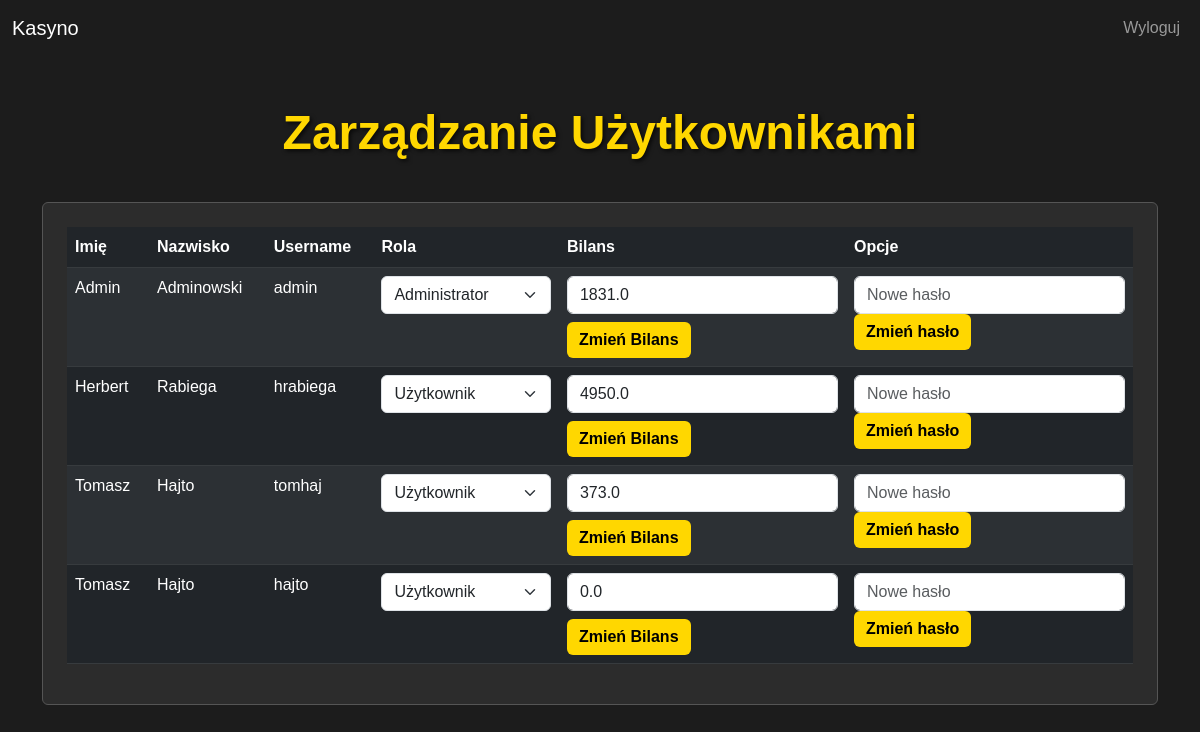
The app's page /admin_users, older data.
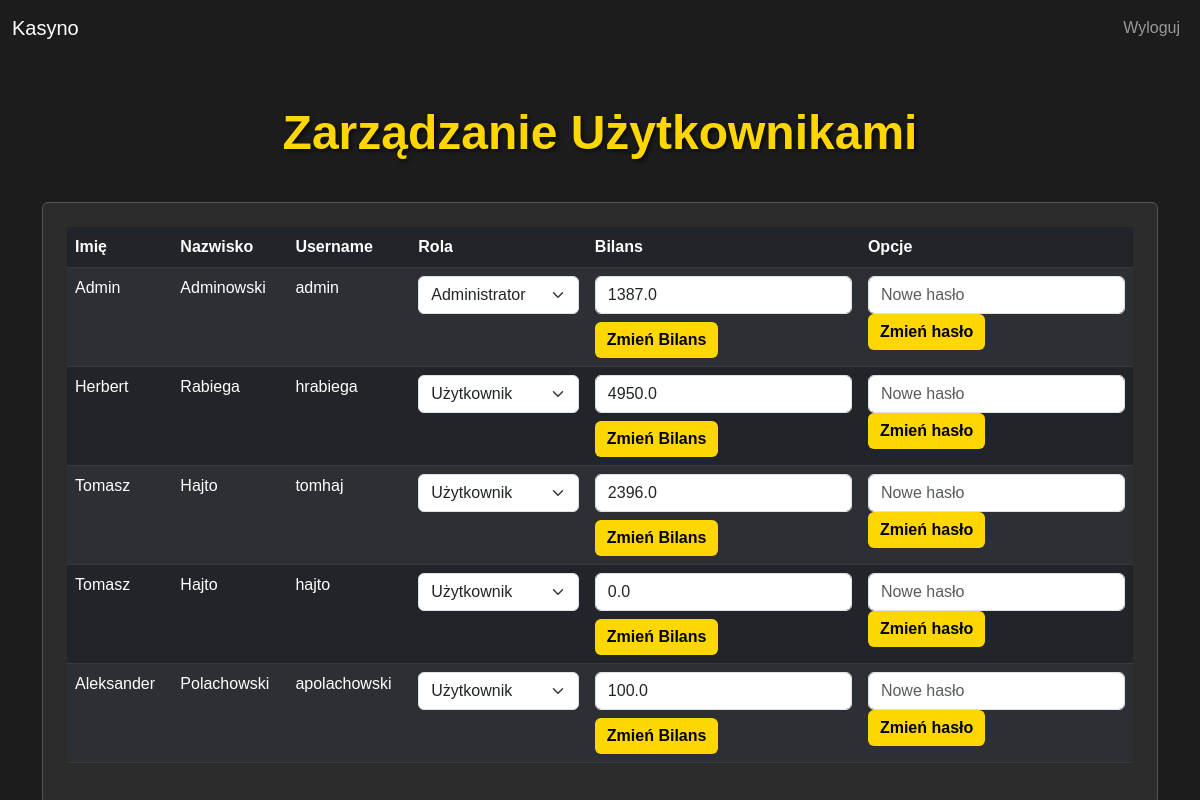
The same page, newer data.
### main.py (models this page shows)
class User(db.Model):
    id = db.Column(db.Integer, primary_key=True)
    first_name = db.Column(db.String(100), nullable=False)
    last_name = db.Column(db.String(100), nullable=False)
    username = db.Column(db.String(50), unique=True, nullable=False)
    password = db.Column(db.String(50), nullable=False)
    balance = db.Column(db.Float, default=0.0)
    birth_date = db.Column(db.Date, nullable=False)
    role = db.Column(db.String(10), default='user')  # user or admin

### main.py (the view)
@app.route('/admin_users')
def admin_users():
    users = User.query.all()
    return render_template('admin_users.html', users=users)

### main.py (called while the page is built, shortened)
@app.before_request
def setup_database():
    db.create_all()

### templates/admin_users.html (shortened to what this page needs)
<!DOCTYPE html>
<html lang="en">
<head>
    <link href="https://cdn.jsdelivr.net/npm/bootstrap@5.3.0-alpha1/dist/css/bootstrap.min.css" rel="stylesheet">
</head>
<body>
    <nav class="navbar navbar-expand-lg navbar-dark">
        <div class="container-fluid">
            <a class="navbar-brand" href="/casino">Kasyno</a>
            <ul class="navbar-nav ms-auto">
                <li class="nav-item">
                    <a class="nav-link" href="/logout">Wyloguj</a>
                </li>
            </ul>
        </div>
    </nav>
    <div class="container mt-5">
        <h1 class="text-center">Zarządzanie Użytkownikami</h1>
        <div class="card p-4">
            <table class="table table-dark table-striped">
                <thead>
                    <tr>
                        <th>Imię</th>
                        <th>Nazwisko</th>
                        <th>Username</th>
                        <th>Rola</th>
                        <th>Bilans</th>
                        <th>Opcje</th>
                    </tr>
                </thead>
                <tbody>
                    {% for user in users %}
                    <tr>
                        <td>{{ user.first_name }}</td>
                        <td>{{ user.last_name }}</td>
                        <td>{{ user.username }}</td>
                        <td>
                            <form action="/change_role/{{ user.id }}" method="POST">
                                <select name="role" class="form-select" onchange="this.form.submit()">
                                    <option value="user" {% if user.role == 'user' %} selected {% endif %}>Użytkownik</option>
                                    <option value="admin" {% if user.role == 'admin' %} selected {% endif %}>Administrator</option>
                                </select>
                            </form>
                        </td>
                        <td>
                            <form action="/change_balance/{{ user.id }}" method="POST">
                                <input type="number" class="form-control" name="balance" value="{{ user.balance }}" step="0.01" min="0" required>
                                <button type="submit" class="btn btn-primary mt-2">Zmień Bilans</button>
                            </form>
                        </td>
                        <td>
                            <form action="{{ url_for('change_password_user', user_id=user.id) }}" method="POST">
                                <input type="password" name="new_password" class="form-control" required placeholder="Nowe hasło">
                                <button type="submit" class="btn btn-primary">Zmień hasło</button>
                            </form>
                        </td>
                    </tr>
                    {% endfor %}
                </tbody>
            </table>
        </div>
    </div>
</body>
</html>

### templates/admin_users.html (style rules this page uses)
body { background-color: #1c1c1c; color: #f5f5f5; font-family: 'Arial', sans-serif; }
h1 { color: gold; text-shadow: 2px 2px 4px rgba(0, 0, 0, 0.7); font-size: 48px; font-weight: bold; margin-bottom: 40px; }
.card { background-color: #2c2c2c; border: 1px solid #555; }
.table thead { background-color: #333; }
.btn-primary { background-color: gold; border: none; color: black; font-weight: bold; }

Row changes from the older to the newer data that the page shows:
changed User "Admin": balance "1831.0" → "1387.0"
changed User "tomhaj": balance "373.0" → "2396.0"
added User: first_name "Aleksander", last_name "Polachowski", username "apolachowski", role "Użytkownik", balance "100.0"
